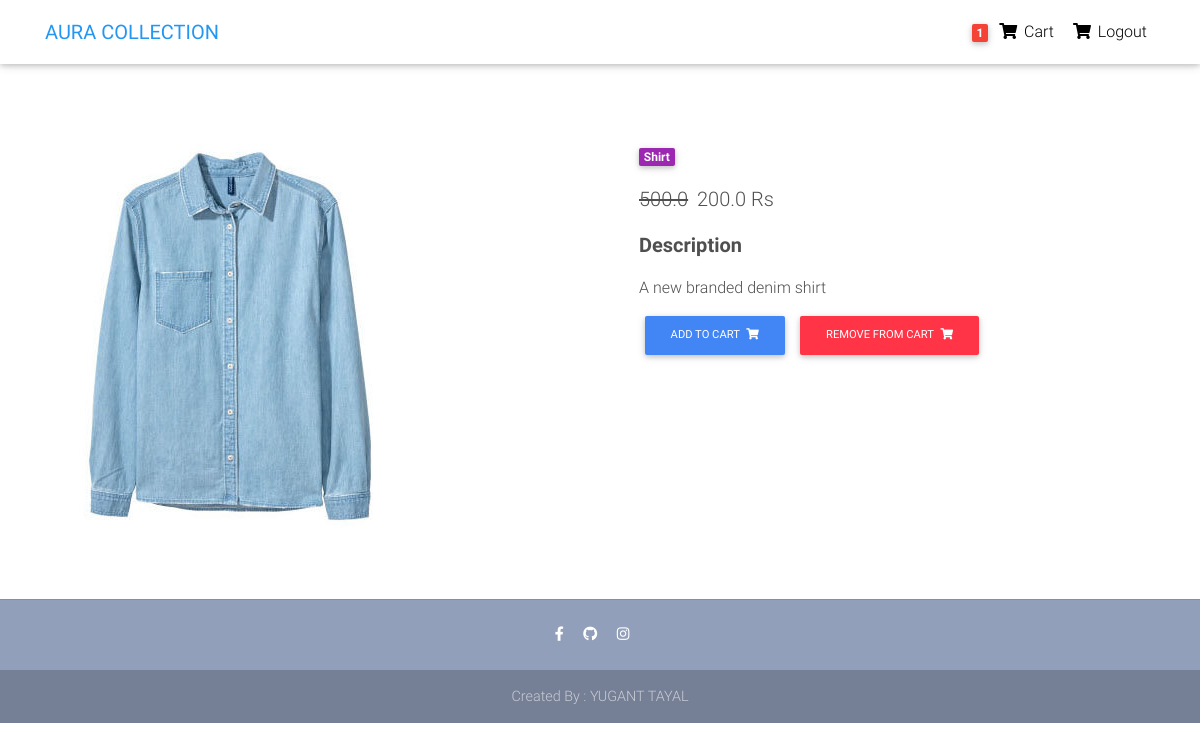
/product/denim-shirt/ (signed in), run on the app's committed database.
### core/models.py (models this page shows, shortened)
class Order(models.Model):
    user = models.ForeignKey(settings.AUTH_USER_MODEL,
                             on_delete=models.CASCADE)
    ref_code = models.CharField(max_length=20, blank=True, null=True)
    items = models.ManyToManyField(OrderItem)
    start_date = models.DateTimeField(auto_now_add=True)
    ordered_date = models.DateTimeField()
    ordered = models.BooleanField(default=False)
    shipping_address = models.ForeignKey(
        'Address', related_name='shipping_address', on_delete=models.SET_NULL, blank=True, null=True)

class Item(models.Model):
    title = models.CharField(max_length=100)
    price = models.FloatField()
    disprice = models.FloatField(null=True, blank=True)
    category = models.CharField(choices=CATEGORY_CHOICES, max_length=2)
    label = models.CharField(choices=LABEL_CHOICES,
                             max_length=1, null=True, blank=True)
    slug = models.SlugField()
    description = models.TextField()
    image = models.ImageField()
    def get_add_cart(self):
        return reverse("core:add-cart", kwargs={
            'slug': self.slug
        })
    def get_remove_cart(self):
        return reverse("core:remove-cart", kwargs={
            'slug': self.slug
        })

### core/views.py (the view)
# urls.py: path('product/<slug>/', ItemDetailView.as_view(), name='product'),
class ItemDetailView(DetailView):
    model = Item
    template_name = "product-page.html"

### core/templatetags/cart_template_tags.py (called while the page is built)
@register.filter
def cart_item_count(user):
    if user.is_authenticated:
        qs = Order.objects.filter(user=user, ordered=False)
        if qs.exists():
            return qs[0].items.count()
    return 0

### templates/product-page.html
{% extends "base.html" %}
{% block content %}
<main class="mt-5 pt-4">
  <div class="container dark-grey-text mt-5">
    <div class="row wow fadeIn">
      <div class="col-md-6 mb-4">
        <img src="{{item.image.url}}" class="img-fluid" alt="">
      </div>
      <div class="col-md-6 mb-4">
        <div class="p-4">
          <div class="mb-3">
            <a href="">
              <span class="badge purple mr-1">{{ object.get_category_display }}</span>
            </a>
          </div>
          <p class="lead">
            {% if object.disprice %}
            <span class="mr-1">
              <del>{{object.price}}</del></span>
            <span>{{object.disprice}} Rs</span>
            {% else %}
            <span>{{item.price}} Rs</span>
            {% endif %}
          </p>
          <p class="lead font-weight-bold">Description</p>
          <p>{{item.description}}</p>
          <a href="{{object.get_add_cart}}" class="btn btn-primary btn-md my-0 p">Add to cart
            <i class="fas fa-shopping-cart ml-1"></i>
          </a>
          <a href="{{object.get_remove_cart}}" class="btn btn-danger btn-md my-0 p">Remove from cart
            <i class="fas fa-shopping-cart ml-1"></i>
          </a>
        </div>
      </div>
    </div>
  </div>
</main>
{% endblock content %}

### templates/navbar.html (shortened to what this page needs)
{% load cart_template_tags %}
<nav class="navbar fixed-top navbar-expand-lg navbar-light white scrolling-navbar">
  <div class="container">
    <a class="navbar-brand waves-effect" href="/">
      <strong class="blue-text">AURA COLLECTION</strong>
    </a>
    <div class="collapse navbar-collapse" id="navbarSupportedContent">
      <ul class="navbar-nav nav-flex-icons">
        {% if request.user.is_authenticated %}
        <li class="nav-item">
          <a href="{% url 'core:order-summary' %}" class="nav-link waves-effect">
            <span class="badge red z-depth-1 mr-1"> {{request.user | cart_item_count}} </span>
            <i class="fas fa-shopping-cart"></i>
            <span class="clearfix d-none d-sm-inline-block"> Cart </span>
          </a>
        </li>
        <li class="nav-item">
          <a class="nav-link waves-effect" href="{% url 'account_logout' %}">
            <i class="fas fa-shopping-cart"></i>
            <span class="clearfix d-none d-sm-inline-block"> Logout </span>
          </a>
        </li>
        {% endif %}
      </ul>
    </div>
  </div>
</nav>

### templates/base.html (style rules this page uses)
html, body, header, .carousel { height: 60vh; }

### data on the page
Item: image (picture), category "Shirt", price "500.0", disprice "200.0", description "A new branded denim shirt"

### other printed values
{{ request.user | cart_item_count }} "1"
